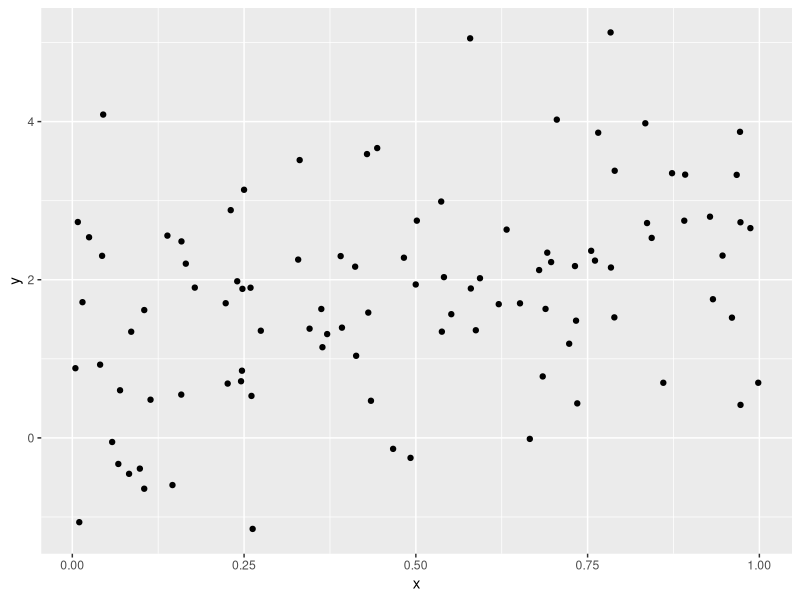

This chart was generated by the following R code:
## ---- chunk 1
library(tidyverse)

plot_df = 
  tibble(
    x = runif(100),
    y = 1 + 2  * x + rnorm(100)
  )

plot_df %>%
  ggplot(aes(x = x, y = y)) +
  geom_point()
